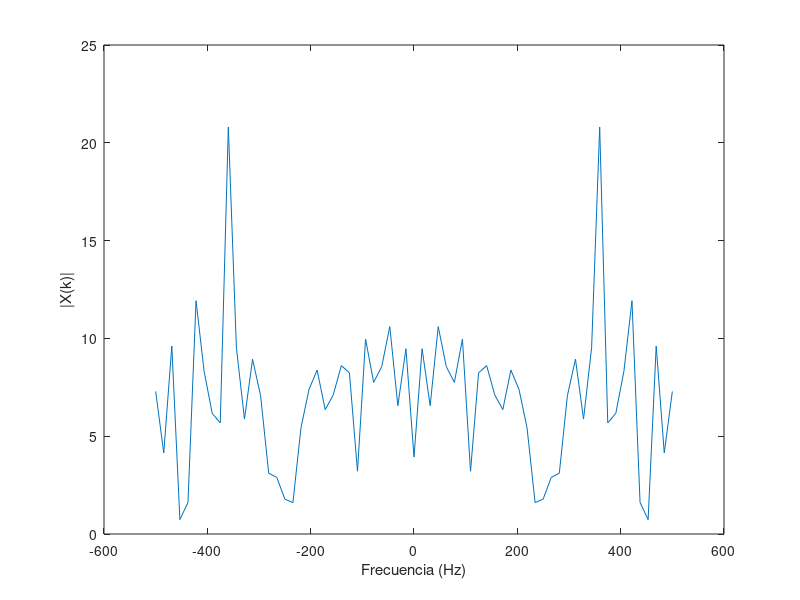

Write MATLAB code to recreate this figure. (Note: this script raises an error after producing the figure.)
%%%%%%%%%%%%%%%%%%%%%%%%%%%%%%%%%%%%%%%%%%%%%%%%%%%%%%%%%%%%
%%%%%%%%%%%%%%  PARTE 1: Convolución Circular %%%%%%%%%%%%%%
%%%%%%%%%%%%%%%%%%%%%%%%%%%%%%%%%%%%%%%%%%%%%%%%%%%%%%%%%%%%

%%%%%%%%%%%%%%%%%%%%%%%%%%%%%%%%%%%%%%%%%%%%%%%%%%%%%%%%%%%%
% PREGUNTA 1
%%%%%%%%%%%%%%%%%%%%%%%%%%%%%%%%%%%%%%%%%%%%%%%%%%%%%%%%%%%%
% Parámetros
N = 65;        % Longitud de x[n], puede ajustarse
Ts = 1e-3;     % Periodo de muestreo

% Generar señal aleatoria x[n]
x = randn(N, 1);

% Calcular su espectro X(k)
X = fftshift(fft(x));

% Vector de frecuencia para graficar
Fs = 1/Ts;
f = linspace(-Fs/2, Fs/2, N);

% Graficar el espectro de x[n]
figure;
plot(f, abs(X));
xlabel("Frecuencia (Hz)");
ylabel("|X(k)|");
xline(0)
title("Espectro de x[n]");

% PREGUNTA 2

% Respuesta al impulso del canal h[n]
h = [0, -0.1, 0.3, -0.5, 0.7, -0.9, 0.7, -0.5, 0.3, -0.1, 0]';

% Llenar con ceros h[n] hasta longitud N
h_padded = [h; zeros(N - length(h), 1)];

% Calcular su espectro H(k)
H = fftshift(fft(h_padded));

% Graficar el espectro de h[n]
figure;
plot(f, abs(H));
xlabel("Frecuencia (Hz)");
ylabel("|H(k)|");
title("Espectro de h[n]");

% Convolución lineal
y = conv(x, h);

% Calcular su FFT de N puntos
Y = fftshift(fft(y, N));

% Graficar el espectro de y[n]
figure;
plot(f, abs(Y));
xlabel("Frecuencia (Hz)");
ylabel("|Y(k)|");
title("Espectro de y[n] (Convolución Lineal)");

% Convolución circular
yc = cconv(x, h, N);  % Convolución circular de N puntos

% Calcular su espectro Yc(k)
Yc = fftshift(fft(yc));

% Graficar el espectro de yc[n]
figure;
plot(f, abs(Yc));
xlabel("Frecuencia (Hz)");
ylabel("|Y_c(k)|");
title("Espectro de y_c[n] (Convolución Circular)");

% Calcular el producto X(k) * H(k)
XH = X .* H;

% Comparación entre X(k)*H(k) y Y(k)
figure;
subplot(2,1,1);
plot(f, abs(XH), f, abs(Y));
xlabel("Frecuencia (Hz)");
ylabel("Magnitud");
title("Comparación de X(k)*H(k) y Y(k)");
legend("|X(k)*H(k)|", "|Y(k)|");

% Comparación entre X(k)*H(k) y Yc(k)
subplot(2,1,2);
plot(f, abs(XH), f, abs(Yc));
xlabel("Frecuencia (Hz)");
ylabel("Magnitud");
title("Comparación de X(k)*H(k) y Y_c(k)");
legend("|X(k)*H(k)|", "|Y_c(k)|");

% Longitud del prefijo cíclico (debe ser >= longitud de h[n]-1)
L = length(h) - 1;

% Construir prefijo cíclico a partir de las últimas L muestras de x[n]
cyclic_prefix = x(end-L+1:end);

% Extender x[n] con prefijo cíclico
x_ext = [cyclic_prefix; x];

% Longitud óptima del prefijo cíclico es L = length(h) - 1 = 10
fprintf("Longitud elegida del prefijo cíclico: %d\n", L);

% Convolución lineal con la señal extendida
y_ext = conv(x_ext, h);

% Eliminar las primeras L muestras para extraer el resultado de la convolución circular
yc_extracted = y_ext(L+1:L+N);

% Verificar que yc extraído coincide con la convolución circular yc
difference = max(abs(yc - yc_extracted));
fprintf("Diferencia máxima entre yc y yc extraído: %e\n", difference);

%%%%%%%%%%%%%%%%%%%%%%%%%%%%%%%%%%%%%%%%%%%%%%%%%%%%%%%%%%%%
%%%%%%%%%%%%%%%%%%  PARTE 2: Ecualización %%%%%%%%%%%%%%%%%%
%%%%%%%%%%%%%%%%%%%%%%%%%%%%%%%%%%%%%%%%%%%%%%%%%%%%%%%%%%%%

% Parámetros de OFDM
NFFT = 128;           % Tamaño de FFT
Ncp = 16;             % Longitud del prefijo cíclico (varía según el caso)
Nofdm = 100;          % Número de símbolos OFDM
Nsub = 10;            % Número de subportadoras de datos
modOrder = 4;         % Modulación QPSK (número M-ario)

% Respuesta al impulso del canal h[n]
h = [0, -0.1, 0.3, -0.5, 0.7, -0.9, 0.7, -0.5, 0.3, -0.1, 0]';


% Respuesta de frecuencia ideal del canal
H = fft(h, NFFT);

% Generar bits aleatorios
numBits = Nsub * Nofdm * log2(modOrder);
bits = randi([0 1], numBits, 1);

%%%%%%%%%%%%%%%%%%%%%%%%%%%%%%%%%%%%%%%%%%%%%%%%%%%%%%%%%%%%
%%%%%%%%%%%%  PARTE A: Intervalo de guarda con 0 %%%%%%%%%%%%%%%%%%
%%%%%%%%%%%%%%%%%%%%%%%%%%%%%%%%%%%%%%%%%%%%%%%%%%%%%%%%%%%%

% Actualizar Ncp para este caso
Ncp = 16;

% Modulación QPSK
symbols = moduladorQPSK(bits);

% Remodelar símbolos en subportadoras x símbolos OFDM
symbols_matrix = reshape(symbols, Nsub, Nofdm);

% Inicializar la matriz de símbolos OFDM
X = zeros(NFFT, Nofdm);

% Mapear símbolos a subportadoras
X(2:Nsub+1, :) = symbols_matrix;

% Modulación OFDM (IFFT)
ofdm_symbols = ifft(X, NFFT);

% Agregar intervalo de guarda lleno de ceros
ofdm_with_guard = [zeros(Ncp, Nofdm); ofdm_symbols];

% Serializar los símbolos OFDM
s = ofdm_with_guard(:);

% Transmitir a través del canal
s_rx = conv(s, h);
s_rx = s_rx(1:length(s));

% Remodelar la señal recibida
s_rx_matrix = reshape(s_rx, NFFT + Ncp, Nofdm);

% Eliminar el intervalo de guarda
received_symbols = s_rx_matrix(Ncp+1:end, :);

% Demodulación OFDM (FFT)
Y = fft(received_symbols, NFFT);

size(Y)
size(repmat(H.', 1, Nofdm))

% Ecualización en el dominio de frecuencia
Y_eq = Y ./ repmat(H, 1, Nofdm);

% Extraer las subportadoras de datos
received_data = Y_eq(2:Nsub+1, :);
received_data = received_data(:);

% Demodulación QPSK
received_bits = demoduladorQPSK(received_data);

% Calcular BER
num_errors = sum(bits ~= received_bits);
bit_error_rate = num_errors / numBits;
fprintf("Caso a) BER con intervalo de guarda en cero: %f\n", bit_error_rate);

% Diagrama de constelación
figure;
subplot(1,2,1);
plot(real(symbols), imag(symbols), "o");
title("Constelación Transmitida");
xlabel("En Fase");
ylabel("En Cuadratura");
axis square;

subplot(1,2,2);
plot(real(received_data), imag(received_data), "o");
title("Constelación Recibida (Caso a)");
xlabel("En Fase");
ylabel("En Cuadratura");
axis square;

%%%%%%%%%%%%%%%%%%%%%%%%%%%%%%%%%%%%%%%%%%%%%%%%%%%%%%%%%%%%
%%%%%%%%%%%%  PARTE B: Intervalo de guarda con 0 %%%%%%%%%%%%%%%%%%
%%%%%%%%%%%%%%%%%%%%%%%%%%%%%%%%%%%%%%%%%%%%%%%%%%%%%%%%%%%%

% Actualizar Ncp para el Caso b)
Ncp = 4;  % Longitud del prefijo cíclico menor al canal

% Modulación QPSK
symbols_b = moduladorQPSK(bits);

% Remodelar símbolos en subportadoras x símbolos OFDM
symbols_matrix_b = reshape(symbols_b, Nsub, Nofdm);

% Inicializar la matriz de símbolos OFDM
X_b = zeros(NFFT, Nofdm);

% Mapear símbolos a subportadoras
X_b(2:Nsub+1, :) = symbols_matrix_b;

% Modulación OFDM (IFFT)
ofdm_symbols_b = ifft(X_b, NFFT);

% Agregar prefijo cíclico (copia de las últimas Ncp muestras)
cyclic_prefix_b = ofdm_symbols_b(end-Ncp+1:end, :);
ofdm_with_cp_b = [cyclic_prefix_b; ofdm_symbols_b];

% Serializar los símbolos OFDM
s_b = ofdm_with_cp_b(:);

% Transmitir a través del canal
s_rx_b = conv(s_b, h);
s_rx_b = s_rx_b(1:length(s_b));

% Remodelar la señal recibida
s_rx_matrix_b = reshape(s_rx_b, NFFT + Ncp, Nofdm);

% Eliminar el prefijo cíclico
received_symbols_b = s_rx_matrix_b(Ncp+1:end, :);

% Demodulación OFDM (FFT)
Y_b = fft(received_symbols_b, NFFT);

% Ecualización en el dominio de frecuencia
Y_eq_b = Y_b ./ repmat(H, 1, Nofdm);

% Extraer las subportadoras de datos
received_data_b = Y_eq_b(2:Nsub+1, :);
received_data_b = received_data_b(:);

% Demodulación QPSK
received_bits_b = demoduladorQPSK(received_data_b);

% Calcular BER
num_errors_b = sum(bits ~= received_bits_b);
bit_error_rate_b = num_errors_b / numBits;
fprintf("Caso b) BER con prefijo cíclico corto: %f\n", bit_error_rate_b);

% Diagrama de constelación
figure;
subplot(1,2,1);
plot(real(symbols_b), imag(symbols_b), "o");
title("Constelación Transmitida");
xlabel("En Fase");
ylabel("En Cuadratura");
axis square;

subplot(1,2,2);
plot(real(received_data_b), imag(received_data_b), "o");
title("Constelación Recibida (Caso b)");
xlabel("En Fase");
ylabel("En Cuadratura");
axis square;

%%%%%%%%%%%%%%%%%%%%%%%%%%%%%%%%%%%%%%%%%%%%%%%%%%%%%%%%%%%%
%%%%%%%%%%%%  PARTE C:  %%%%%%%%%%%%%%%%%%
%%%%%%%%%%%%%%%%%%%%%%%%%%%%%%%%%%%%%%%%%%%%%%%%%%%%%%%%%%%%

% Actualizar Ncp para el Caso c)
Ncp = 16;  % Longitud del prefijo cíclico igual o mayor al canal

% Modulación QPSK
symbols_c = moduladorQPSK(bits);

% Remodelar símbolos en subportadoras x símbolos OFDM
symbols_matrix_c = reshape(symbols_c, Nsub, Nofdm);

% Inicializar la matriz de símbolos OFDM
X_c = zeros(NFFT, Nofdm);

% Mapear símbolos a subportadoras
X_c(2:Nsub+1, :) = symbols_matrix_c;

% Modulación OFDM (IFFT)
ofdm_symbols_c = ifft(X_c, NFFT);

% Agregar prefijo cíclico (copia de las últimas Ncp muestras)
cyclic_prefix_c = ofdm_symbols_c(end-Ncp+1:end, :);
ofdm_with_cp_c = [cyclic_prefix_c; ofdm_symbols_c];

% Serializar los símbolos OFDM
s_c = ofdm_with_cp_c(:);

% Transmitir a través del canal
s_rx_c = conv(s_c, h);
s_rx_c = s_rx_c(1:length(s_c));

% Remodelar la señal recibida
s_rx_matrix_c = reshape(s_rx_c, NFFT + Ncp, Nofdm);

% Eliminar el prefijo cíclico
received_symbols_c = s_rx_matrix_c(Ncp+1:end, :);

% Demodulación OFDM (FFT)
Y_c = fft(received_symbols_c, NFFT);

% Ecualización en el dominio de frecuencia
Y_eq_c = Y_c ./ repmat(H, 1, Nofdm);

% Extraer las subportadoras de datos
received_data_c = Y_eq_c(2:Nsub+1, :);
received_data_c = received_data_c(:);

% Demodulación QPSK
received_bits_c = demoduladorQPSK(received_data_c);

% Calcular BER
num_errors_c = sum(bits ~= received_bits_c);
bit_error_rate_c = num_errors_c / numBits;
fprintf("Caso c) BER con prefijo cíclico suficiente: %f\n", bit_error_rate_c);

% Diagrama de constelación
figure;
subplot(1,2,1);
plot(real(symbols_c), imag(symbols_c), "o");
title("Constelación Transmitida");
xlabel("En Fase");
ylabel("En Cuadratura");
axis square;

subplot(1,2,2);
plot(real(received_data_c), imag(received_data_c), "o");
title("Constelación Recibida (Caso c)");
xlabel("En Fase");
ylabel("En Cuadratura");
axis square;
